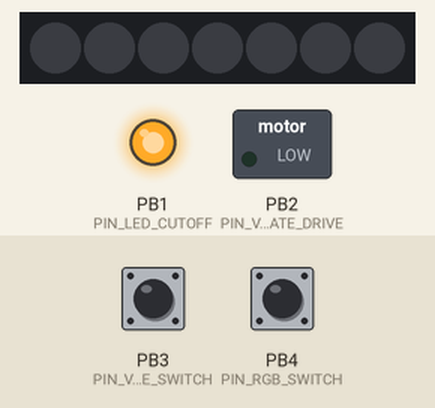
The sketch below on a simulated ATtiny85, built with avr-gcc and run on an emulated ATtiny85. Parts: 7 RGB LEDs in strip order, left to right, switched loads named in the sketch (green lamp = pin HIGH), output pins drawn as LEDs (lit = HIGH). The inputs (shaded band) are chosen by the test bench; at power-on: PB4 (PIN_RGB_SWITCH) HIGH, PB3 (PIN_VIBRATE_SWITCH) HIGH. Dim RGB values are drawn brighter than linear; EEPROM starts erased.

Above: at 1.2 s.
1.3 s: PB4 (PIN_RGB_SWITCH) pulled LOW for 0.15 s
At 2.5 s:
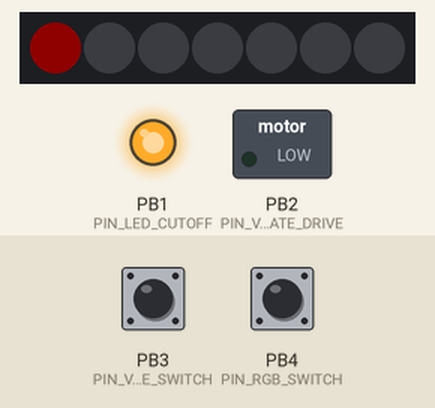
2.9 s: PB4 (PIN_RGB_SWITCH) pulled LOW for 1 s
At 4.0 s:
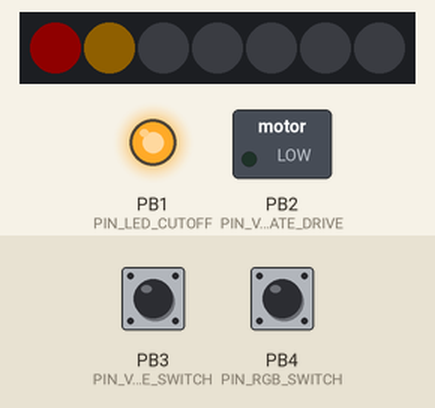
5.4 s: PB4 (PIN_RGB_SWITCH) pulled LOW for 0.15 s
At 5.9 s:
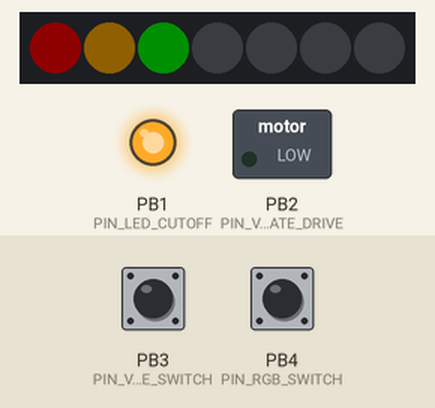
7.0 s: PB3 (PIN_VIBRATE_SWITCH) pulled LOW for 0.15 s
At 7.4 s:
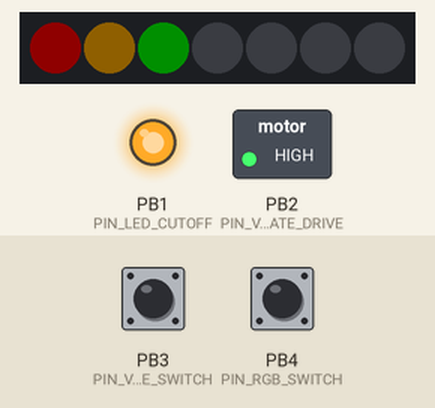
10.1 s: PB3 (PIN_VIBRATE_SWITCH) pulled LOW for 1 s
12.6 s: PB3 (PIN_VIBRATE_SWITCH) pulled LOW for 3.2 s
Timing chart, 0 to 18.1 s (numbered marks = the images above; inputs shaded):
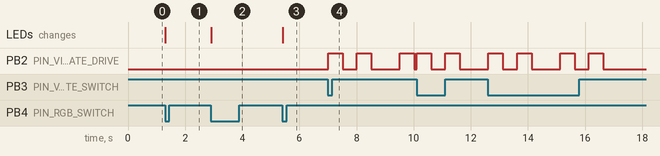

Measured:
- after the input at 1.3 s, the LEDs: change at once (image 1)
- after the input at 2.9 s, the LEDs: change at once (image 2)
- after the input at 5.4 s, the LEDs: change at once (image 3)
- after the input at 7.0 s, PB2 (PIN_VIBRATE_DRIVE): goes HIGH 0.51 s, LOW 0.50 s, HIGH 0.50 s, LOW 1.0 s, HIGH 0.50 s, then LOW, starting at once

The sketch:

KarisGiftCode.ino
```cpp
/*
  KarisGiftCode

  Small toy for my child. The physical box has several LEDs and switches, 7 RGB LEDs and a
  small vibration motor.

  The ATtiny85 controls the power for everything through several transistors, thus making it
  not possible to accidently leave it all powered on for a long time when inactive. Never
  actually "off", just in a sleep mode until the reset button is pressed.

  Code and HW schematic can be found @ https://github.com/ZachEnglish/KarisBox
*/

#include <avr/sleep.h> //for putting the ATtiny85 nigh-nigh
#include <avr/power.h> //ditto
#include <Adafruit_NeoPixel.h> //for talking to the RGB LEDs
#include <EEPROM.h> //for saving state before shutting so when it boots back up it picks up where it left off
#include <limits.h> //gives us the ULONG_MAX define used to make sure we never accidentally turn on the vibration motor


//Stolen from the intertubes. Macro that tells the ATtiny85 to disable the analog to digital converter to save power.
#define adc_disable() (ADCSRA &= ~(1<<ADEN)) // disable ADC (before power-off)


#define NUMBER_OF_RGB_LEDS 7

#define PIN_RGB            0 //data line out to the RGB LEDs
#define PIN_LED_CUTOFF     1 //signal to all LED and RGB LED transistors
#define PIN_VIBRATE_DRIVE  2 //signal to vibration motor transistor
#define PIN_VIBRATE_SWITCH 3 //input from button/switch to initiate vibrate sequence
#define PIN_RGB_SWITCH     4 //input form button/switch to change RGB state


#define INACTIVE_TIME (90UL*1000UL) //90 seconds converted to milliseconds

#define BUTTON_CHECK_TIME 10 //wait 10 milliseconds between checking the buttons' state

#define RGB_WIPE_DELAY         100 //wait 100 milliseconds between changing RGB leds to the new color to give a "wipe" look
#define RGB_RAINBOW_FAST_DELAY 5   //wait 1 millisecond between hue changes while doing the fast rainbow
#define RGB_RAINBOW_SLOW_DELAY 20  //wait 1 millisecond between hue changes while doing the slow rainbow

//the states for the RGB LEDs. When the button is pressed the program should cycle through these.
enum RGB_modes {
  RGB_modes_first,
  RGB_RAINBOW_COUNT_0 = 0,
  RGB_RAINBOW_COUNT_1 = 1,
  RGB_RAINBOW_COUNT_2 = 2,
  RGB_RAINBOW_COUNT_3 = 3,
  RGB_RAINBOW_COUNT_4 = 4,
  RGB_RAINBOW_COUNT_5 = 5,
  RGB_RAINBOW_COUNT_6 = 6,
  RGB_RAINBOW_COUNT_7 = 7,
  RGB_RED_WIPE,
  RGB_GREEN_WIPE,
  RGB_BLUE_WIPE,
  RGB_RAINBOW_FAST,
  RGB_RAINBOW_SLOW,
  RGB_modes_count
};


//Make an object/variable to talk to the RGB strip. Tell it how many LEDs there are
//and what pin to talk to them on. Also how to format some of the data.
Adafruit_NeoPixel rgbStrip(NUMBER_OF_RGB_LEDS, PIN_RGB, NEO_GRB + NEO_KHZ800);


unsigned long g_time_of_last_action = 0;
unsigned long g_time_of_vibration_start = ULONG_MAX / 2; //make sure the vibration doesn't start unless the button is pressed!
unsigned long g_time_of_rgb_current_mode_start = 0;
uint32_t      g_current_rgb_color = rgbStrip.Color(255, 0, 0);
long          g_first_rgb_pixel_hue = 0;
RGB_modes     g_rgb_mode = RGB_modes_first;


// the setup function runs once when you power on the board or press reset
void setup() {
  //initialize pins
  pinMode(PIN_RGB, OUTPUT);
  pinMode(PIN_LED_CUTOFF, OUTPUT);
  pinMode(PIN_VIBRATE_DRIVE, OUTPUT);
  pinMode(PIN_VIBRATE_SWITCH, INPUT_PULLUP);
  pinMode(PIN_RGB_SWITCH, INPUT_PULLUP);

  //save power by disabling the anolog to digital converter, not using it anyway
  adc_disable();

  digitalWrite(PIN_LED_CUTOFF, HIGH); //HIGH leaves the LEDs able to turn on. LOW turns off the circuit.

  rgbStrip.begin(); //initialize the RGB strip
  rgbStrip.show(); //push out the empty buffer so the strip goes clear (in case it had something in it)
  rgbStrip.setBrightness(15); //turn down the brightness (save power and eyeballs). 0-255

  restore_rgb_mode_from_eeprom();
}


// the loop function runs over and over again until it puts itself to sleep.
void loop() {
  static unsigned long time_to_check_buttons_again = 0;
  unsigned long current_time = millis();

  if (current_time >= time_to_check_buttons_again) { //basic debounce logic, only check the buttons so often.
    do_buttons(current_time);
    time_to_check_buttons_again = current_time + BUTTON_CHECK_TIME;
  }

  do_rgb(current_time);
  do_vibrate(current_time);

  if (ready_to_sleep(current_time)) {
    go_to_sleep();
    //bye bye
  }
}


void do_buttons(unsigned long current_time) {
  if (rgb_button_has_been_pressed()) {
    change_rgb_mode(current_time);
    reset_sleep_timer(current_time);
  }

  if (vibrate_button_has_been_pressed()) {
    start_vibrate(current_time);
    reset_sleep_timer(current_time);
  }
}

bool rgb_button_has_been_pressed() {
  static bool last_rgb_button_state = false;
  //Get the state of the button. Invert the logic to make true/high when pressed
  bool current_rgb_button_state = !digitalRead(PIN_RGB_SWITCH);
  bool pressed;

  //if it is pressed now and it wasn't last time we checked...
  if (current_rgb_button_state && !last_rgb_button_state) {
    pressed = true;
  }
  else {
    pressed = false;
  }

  last_rgb_button_state = current_rgb_button_state;
  return pressed;
}

bool vibrate_button_has_been_pressed() {
  static bool last_vibrate_button_state = false;
  //Get the state of the button. Invert the logic to make true/high when pressed
  bool current_vibrate_button_state = !digitalRead(PIN_VIBRATE_SWITCH);
  bool pressed;

  if (current_vibrate_button_state && !last_vibrate_button_state) {
    pressed = true;
  }
  else {
    pressed = false;
  }

  last_vibrate_button_state = current_vibrate_button_state;
  return pressed;
}

void change_rgb_mode(unsigned long current_time) {
  g_rgb_mode = g_rgb_mode + 1;

  save_current_rgb_mode_to_eeprom();

  if (g_rgb_mode >= RGB_modes_count) {
    g_rgb_mode = RGB_modes_first;
  }

  g_time_of_rgb_current_mode_start = current_time;
}

void reset_sleep_timer(unsigned long current_time) {
  g_time_of_last_action = current_time;
}

void start_vibrate(unsigned long current_time) {
  g_time_of_vibration_start = current_time;
  turn_on_vibrate_motor();
}

void do_rgb(unsigned long current_time) {
  unsigned long time_since_entering_RGB_state = current_time - g_time_of_rgb_current_mode_start;

  switch (g_rgb_mode) {
    case RGB_RAINBOW_COUNT_0:
    case RGB_RAINBOW_COUNT_1:
    case RGB_RAINBOW_COUNT_2:
    case RGB_RAINBOW_COUNT_3:
    case RGB_RAINBOW_COUNT_4:
    case RGB_RAINBOW_COUNT_5:
    case RGB_RAINBOW_COUNT_6:
    case RGB_RAINBOW_COUNT_7:
      do_rgb_count(g_rgb_mode);
      break;
    case RGB_RED_WIPE:
      g_current_rgb_color = rgbStrip.Color(255, 0, 0);
      do_color_wipe(time_since_entering_RGB_state);
      break;
    case RGB_GREEN_WIPE:
      g_current_rgb_color = rgbStrip.Color(0, 255, 0);
      do_color_wipe(time_since_entering_RGB_state);
      break;
    case RGB_BLUE_WIPE:
      g_current_rgb_color = rgbStrip.Color(0, 0, 255);
      do_color_wipe(time_since_entering_RGB_state);
      break;
    case RGB_RAINBOW_FAST:
      do_rgb_rainbow(time_since_entering_RGB_state, RGB_RAINBOW_FAST_DELAY);
      break;
    case RGB_RAINBOW_SLOW:
      do_rgb_rainbow(time_since_entering_RGB_state, RGB_RAINBOW_SLOW_DELAY);
      break;
  }
}

void do_rgb_count(int current_count) {
  calculate_and_push_pixels_for_rainbow(current_count);
  rgbStrip.show();
}

void do_color_wipe(unsigned long time_in_state) {
  static unsigned long last_rgb_pixel_updated = NUMBER_OF_RGB_LEDS;
  unsigned long current_pixel = ( time_in_state / RGB_WIPE_DELAY ) % rgbStrip.numPixels();

  if (current_pixel != last_rgb_pixel_updated) {
    last_rgb_pixel_updated = current_pixel;
    progress_color_wipe(current_pixel);
  }
}

void progress_color_wipe(int pixel) {
  rgbStrip.setPixelColor(pixel, g_current_rgb_color);
  rgbStrip.show();
}

void do_rgb_rainbow(unsigned long time_in_state, unsigned long delay) {
  static unsigned long last_rainbow_loop = 0;
  unsigned long rainbow_loop_counter = 0;

  if (delay == 0) {
    delay = 1;
  }

  rainbow_loop_counter = time_in_state / delay;
  if (rainbow_loop_counter != last_rainbow_loop) {
    last_rainbow_loop = rainbow_loop_counter;
    progress_rainbow();
  }
}

void progress_rainbow() {
  calculate_and_push_pixels_for_rainbow(rgbStrip.numPixels());
  advance_rainbow_hue();
  rgbStrip.show();
}

void calculate_and_push_pixels_for_rainbow(int how_many_turned_on) {
  for (int i = 0; i < how_many_turned_on; i++) {
    int pixelHue = g_first_rgb_pixel_hue + (i * 65536L / rgbStrip.numPixels());
    rgbStrip.setPixelColor(i, rgbStrip.gamma32(rgbStrip.ColorHSV(pixelHue)));
  }
  for (int i = how_many_turned_on; i < rgbStrip.numPixels(); i++) {
    rgbStrip.setPixelColor(i, 0);
  }
}

void advance_rainbow_hue() {
  g_first_rgb_pixel_hue += 256;
}

//want 0.5 second pulse, 0.5 second wait, 0.5 second pulse, 1 second wait, then repeat the pulses
// 0.0 seconds - turned on (by start_vibrate())
// 0.5 seconds - turn off
// 1.0 seconds - turn on
// 1.5 seconds - turn off
// 2.5 seconds - turn on
// 3.0 seconds - turn off
// 3.5 seconds - turn on
// 4.0 seconds - turn off
void do_vibrate(unsigned long current) {
  unsigned long difference = current - g_time_of_vibration_start; //this should never go negative

  if ( vibrate_should_be_off( difference ) ) {
    if ( is_vibrate_motor_on() ) {
      turn_off_vibrate_motor();
    }
  }
  else { //should be on
    if ( is_vibrate_motor_on() == false ) {
      turn_on_vibrate_motor();
    }
  }
}

// 0.5 seconds - turn off
// 1.5 seconds - turn off
// 3.0 seconds - turn off
// 4.0 seconds - turn off
bool vibrate_should_be_off(unsigned long diff) {
  if (( diff >= 500 && diff < 1000 ) ||
      ( diff >= 1500 && diff < 2500 ) ||
      ( diff >= 3000 && diff < 3500 ) ||
      ( diff >= 4000 )
     ) {
    return true;
  }
  else
  {
    return false;
  }
}

bool is_vibrate_motor_on() {
  return ( digitalRead(PIN_VIBRATE_DRIVE) == HIGH );
}

void turn_on_vibrate_motor() {
  digitalWrite(PIN_VIBRATE_DRIVE, HIGH);
}

void turn_off_vibrate_motor() {
  digitalWrite(PIN_VIBRATE_DRIVE, LOW);
}

//has it been sitting long enough to turn off?
bool ready_to_sleep(unsigned long current_time) {
  if ( (current_time - g_time_of_last_action) > (unsigned long)INACTIVE_TIME ) {
    return true;
  }
  return false;
}

//go to sleep and never come back. Have to reset to come back. Thankfully a button exists for that!
void go_to_sleep() {
  turn_off_outputs();
  set_sleep_mode(SLEEP_MODE_PWR_DOWN);
  sleep_enable();
  sleep_cpu();
}

//power is saved on the ATtiny85 by setting outputs to inputs before sleeping
//used inpput_pullup because the intertubes says it could save power in some situations
//in my real world testing, though, it definitely did NOT save power. Went back to just
//INPUT.
void turn_off_outputs() {
  pinMode(PIN_RGB, INPUT);
  pinMode(PIN_LED_CUTOFF, INPUT);
  pinMode(PIN_VIBRATE_DRIVE, INPUT);
}

void save_current_rgb_mode_to_eeprom() {
  EEPROM.write(0, g_rgb_mode);
}

void restore_rgb_mode_from_eeprom() {
  RGB_modes mode_read_in_eeprom = EEPROM.read(0);

  if (rgb_mode_is_out_of_bounds(mode_read_in_eeprom)) {
    initialize_rgb_mode(&mode_read_in_eeprom);
  }

  g_rgb_mode = mode_read_in_eeprom;
}

bool rgb_mode_is_out_of_bounds(RGB_modes mode_to_test) {
  return mode_to_test >= RGB_modes_count;
}

void initialize_rgb_mode(RGB_modes *mode_to_init) {
  *mode_to_init = RGB_modes_first;
  EEPROM.write(0, *mode_to_init);
}
```
